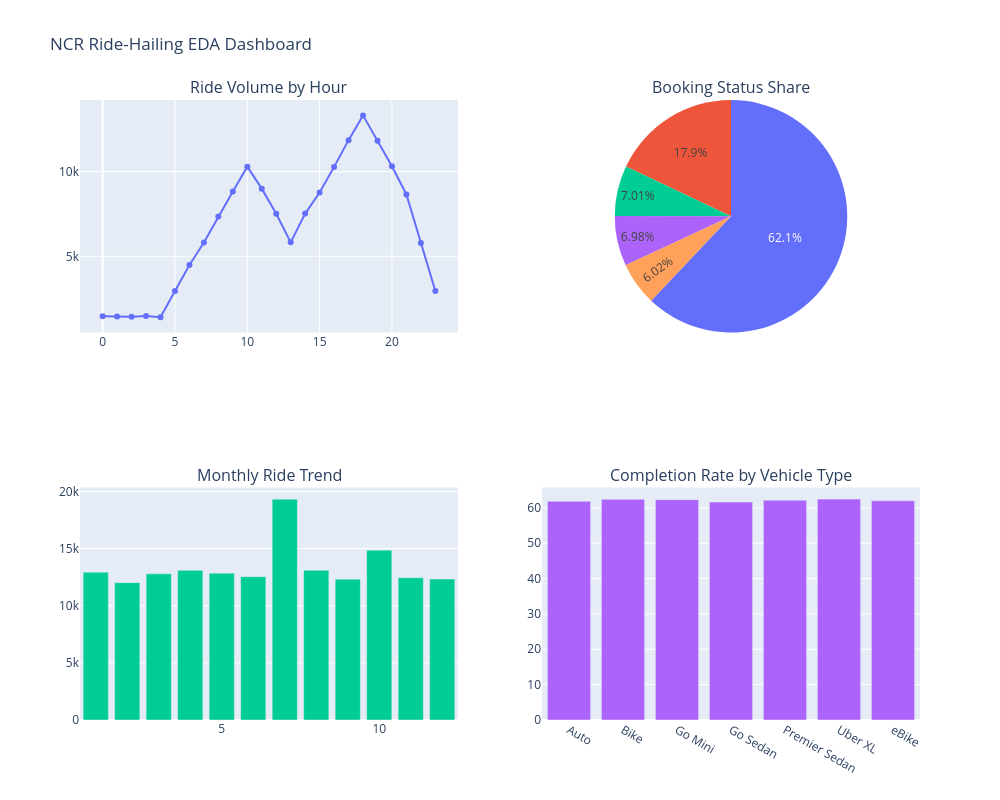

The notebook cell saved with this chart:
### Markdown cell above
Cell 24 — Plotly Interactive Dashboard (if not using Power BI)

### Code cell
import plotly.express as px
from plotly.subplots import make_subplots
import plotly.graph_objects as go

fig = make_subplots(
    rows=2, cols=2,
    subplot_titles=('Ride Volume by Hour', 'Booking Status Share',
                     'Monthly Ride Trend', 'Completion Rate by Vehicle Type'),
    specs=[[{"type": "xy"}, {"type": "domain"}],
           [{"type": "xy"}, {"type": "xy"}]]
)

hourly = df.groupby('hour').size()
fig.add_trace(go.Scatter(x=hourly.index, y=hourly.values, mode='lines+markers', name='Rides'), row=1, col=1)

status_counts = df['Booking Status'].value_counts()
fig.add_trace(go.Pie(labels=status_counts.index, values=status_counts.values, name='Status'), row=1, col=2)

monthly = df.groupby('month').size()
fig.add_trace(go.Bar(x=monthly.index, y=monthly.values, name='Monthly'), row=2, col=1)

vehicle_completion = df.groupby('Vehicle Type')['is_completed'].mean() * 100
fig.add_trace(go.Bar(x=vehicle_completion.index, y=vehicle_completion.values, name='Completion %'), row=2, col=2)

fig.update_layout(height=800, width=1000, showlegend=False, title_text="NCR Ride-Hailing EDA Dashboard")
fig.show()

### Figure 1 — Plotly figure (JSON) as saved in the notebook; plotly's stock layout.template omitted (floating-point values rounded to 4 significant figures)
{"data": [{"mode": "lines+markers", "name": "Rides", "type": "scatter", "x": [0, 1, 2, 3, 4, 5, 6, 7, 8, 9, 10, 11, 12, 13, 14, 15, 16, 17, 18, 19, 20, 21, 22, 23], "xaxis": "x", "y": [1469, 1456, 1430, 1472, 1412, 2960, 4486, 5817, 7357, 8828, 10292, 8996, 7516, 5826, 7523, 8769, 10281, 11859, 13321, 11828, 10313, 8651, 5793, 2954], "yaxis": "y"}, {"domain": {"x": [0.55, 1], "y": [0.625, 1]}, "labels": ["Completed", "Cancelled by Driver", "Cancelled by Customer", "No Driver Found", "Incomplete"], "name": "Status", "type": "pie", "values": [99666, 28819, 11254, 11207, 9663]}, {"name": "Monthly", "type": "bar", "x": [1, 2, 3, 4, 5, 6, 7, 8, 9, 10, 11, 12], "xaxis": "x2", "y": [12933, 12017, 12791, 13092, 12844, 12540, 19323, 13102, 12324, 14861, 12450, 12332], "yaxis": "y2"}, {"name": "Completion %", "type": "bar", "x": ["Auto", "Bike", "Go Mini", "Go Sedan", "Premier Sedan", "Uber XL", "eBike"], "xaxis": "x3", "y": [61.87, 62.41, 62.32, 61.62, 62.16, 62.46, 61.99], "yaxis": "y3"}], "layout": {"annotations": [{"font": {"size": 16}, "showarrow": false, "text": "Ride Volume by Hour", "x": 0.225, "xanchor": "center", "xref": "paper", "y": 1, "yanchor": "bottom", "yref": "paper"}, {"font": {"size": 16}, "showarrow": false, "text": "Booking Status Share", "x": 0.775, "xanchor": "center", "xref": "paper", "y": 1, "yanchor": "bottom", "yref": "paper"}, {"font": {"size": 16}, "showarrow": false, "text": "Monthly Ride Trend", "x": 0.225, "xanchor": "center", "xref": "paper", "y": 0.375, "yanchor": "bottom", "yref": "paper"}, {"font": {"size": 16}, "showarrow": false, "text": "Completion Rate by Vehicle Type", "x": 0.775, "xanchor": "center", "xref": "paper", "y": 0.375, "yanchor": "bottom", "yref": "paper"}], "height": 800, "showlegend": false, "title": {"text": "NCR Ride-Hailing EDA Dashboard"}, "width": 1000, "xaxis": {"anchor": "y", "domain": [0, 0.45]}, "xaxis2": {"anchor": "y2", "domain": [0, 0.45]}, "xaxis3": {"anchor": "y3", "domain": [0.55, 1]}, "yaxis": {"anchor": "x", "domain": [0.625, 1]}, "yaxis2": {"anchor": "x2", "domain": [0, 0.375]}, "yaxis3": {"anchor": "x3", "domain": [0, 0.375]}}}
